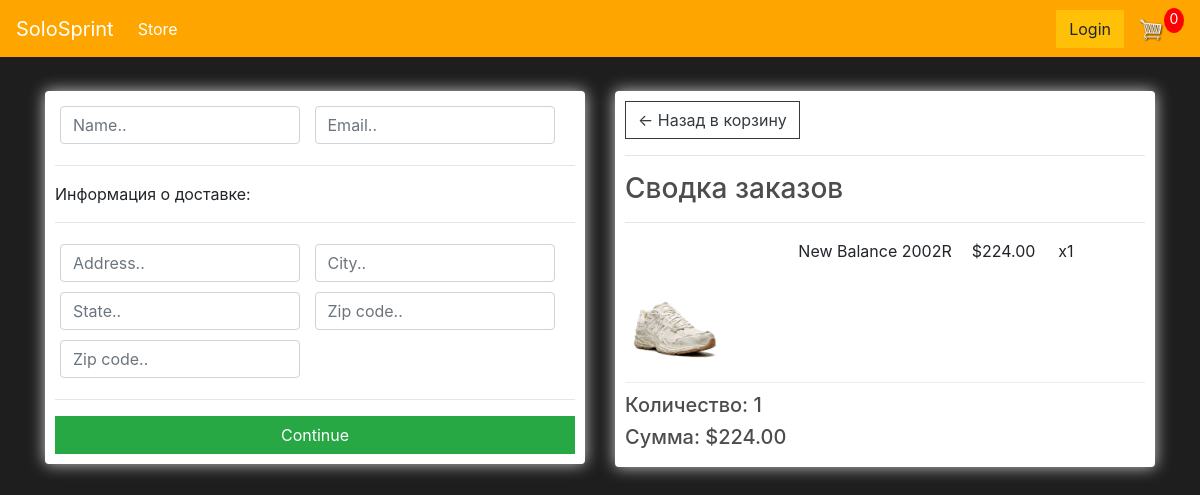
/checkout/ (signed in), run on an earlier commit of the app's database.
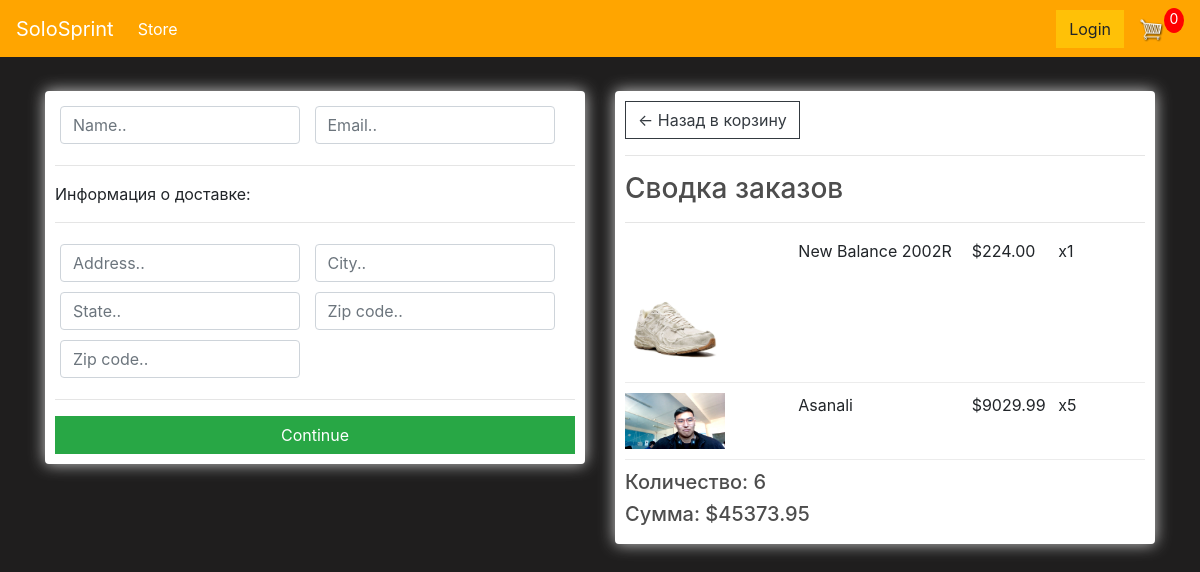
And on a later commit of the database.
### main/models.py (models this page shows, shortened)
class OrderItem(models.Model):
    product = models.ForeignKey(Product, on_delete=models.SET_NULL, blank=True, null=True)
    order = models.ForeignKey(Order, on_delete=models.SET_NULL, blank=True, null=True)
    quantity = models.IntegerField(default=0, null=True, blank=True)
    date_added = models.DateTimeField(auto_now_add=True)
    @property
    def get_total(self):
        total = self.product.price * self.quantity
        return total

class Product(models.Model):
    name = models.CharField(max_length=200, null=True)
    price = models.FloatField()
    digital = models.BooleanField(default=False, null=True, blank=False)
    image = models.ImageField(null=True, blank=True)
    @property
    def imageURL(self):
        try:
            url = self.image.url
        except:
            url = ''
        return url

class Order(models.Model):
    customer = models.ForeignKey(Customer,on_delete=models.SET_NULL, blank=True, null=True)
    date_ordered = models.DateTimeField(auto_now_add=True)
    complete = models.BooleanField(default=False, null=True, blank=False)
    transaction_id = models.CharField(max_length=200, null=True)
    @property
    def get_cart_total(self):
        orderitems = self.orderitem_set.all()
        total = sum([item.get_total for item in orderitems])
        return total
    @property
    def get_cart_items(self):
        orderitems = self.orderitem_set.all()
        total = sum([item.quantity for item in orderitems])
        return total

### main/views.py (the view)
# urls.py: path('checkout/', views.checkout, name="checkout"),
def checkout(request):
	if request.user.is_authenticated:
		customer = request.user.customer
		order, created = Order.objects.get_or_create(customer=customer, complete = False)
		items = order.orderitem_set.all()
	else:
		items = []
		order = {'get_cart_total':0, 'get_cart_items':0}
	context = {'items':items, 'order':order}
	return render(request, 'main/checkout.html', context)

### main/templates/main/checkout.html (shortened to what this page needs)
{% extends 'main/main.html' %}
{% load static %}
{% block content %}
    <div class="row">
        <div class="col-lg-6">
            <div class="box-element" id="form-wrapper">
                <form id="form">
                    <div id="user-info">
                        <div class="form-field">
                            <input required class="form-control" type="text" name="name" placeholder="Name..">
                        </div>
                        <div class="form-field">
                            <input required class="form-control" type="email" name="email" placeholder="Email..">
                        </div>
                    </div>
                    <div id="shipping-info">
                        <hr>
                        <p>Информация о доставке:</p>
                        <hr>
                        <div class="form-field">
                            <input class="form-control" type="text" name="address" placeholder="Address..">
                        </div>
                        <div class="form-field">
                            <input class="form-control" type="text" name="city" placeholder="City..">
                        </div>
                        <div class="form-field">
                            <input class="form-control" type="text" name="state" placeholder="State..">
                        </div>
                        <div class="form-field">
                            <input class="form-control" type="text" name="zipcode" placeholder="Zip code..">
                        </div>
                        <div class="form-field">
                            <input class="form-control" type="text" name="country" placeholder="Zip code..">
                        </div>
                    </div>
                    <hr>
                    <input id="form-button" class="btn btn-success btn-block" type="submit" value="Continue">
                </form>
            </div>
            <br>
        </div>
        <div class="col-lg-6">
            <div class="box-element">
                <a  class="btn btn-outline-dark" href="{% url 'cart' %}">&#x2190; Назад в корзину</a>
                <hr>
                <h3>Сводка заказов</h3>
                <hr>
                {% for item in items %}
                <div class="cart-row">
                    <div style="flex:2"><img class="row-image" src="{{item.product.imageURL}}"></div>
                    <div style="flex:2"><p>{{item.product.name}}</p></div>
                    <div style="flex:1"><p>${{item.product.price|floatformat:2}}</p></div>
                    <div style="flex:1"><p>x{{item.quantity}}</p></div>
                </div>
                {% endfor %}
                <h5>Количество:   {{order.get_cart_items}}</h5>
                <h5>Сумма:   ${{order.get_cart_total|floatformat:2}}</h5>
            </div>
        </div>
    </div>
{% endblock content %}

What changed in the data, as far as the page shows it:
added OrderItem: product.imageURL (picture), product.name "Asanali", product.price "9029.99", quantity "5"
computed for Order: get_cart_items "1" → "6"; get_cart_total "224.00" → "45373.95"
